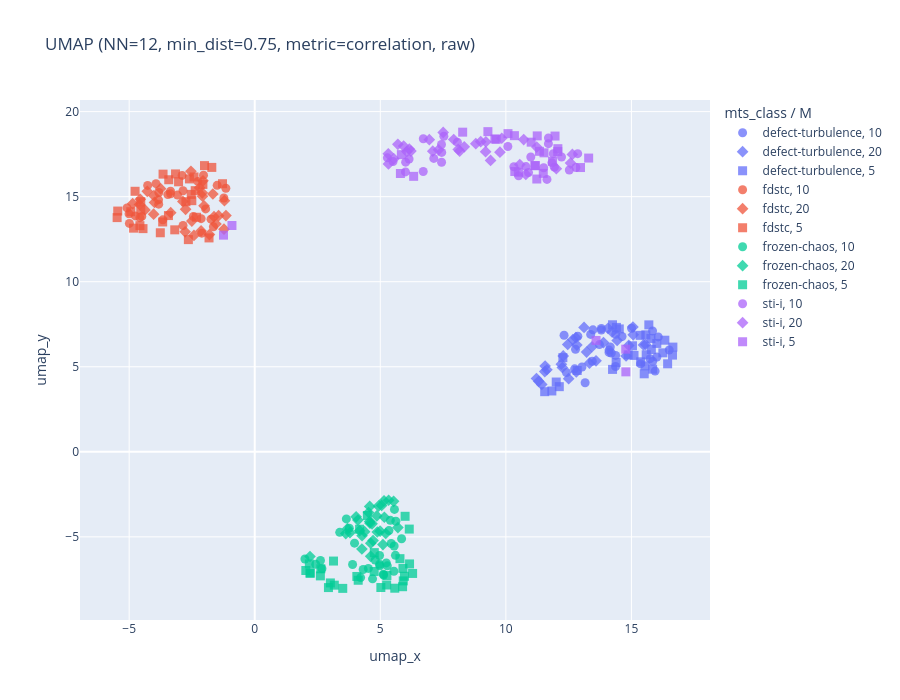

Here is the notebook cell this chart was saved with:
### Code cell
import plotly.express as px

# Interactive version of the chosen combo (emb_chosen / chosen_label from the cell above).
df_plot = meta_df.assign(
    umap_x=emb[:, 0],
    umap_y=emb[:, 1],
    M_str=meta_df["M"].astype(str),
    instance_str=meta_df["instance"].astype(str),
    dataset_paths_str=meta_df["dataset_paths"].astype(str),
)
fig = px.scatter(
    df_plot, x="umap_x", y="umap_y",
    color="mts_class",
    symbol="M_str",
    hover_data={
        "mts_class": True,
        "M": True,
        "T": True,
        "instance_str": True,
        "dataset_paths_str": False,
        "M_str": False,
        "umap_x": ":.2f",
        "umap_y": ":.2f",
    },
    title=f"UMAP (NN={n_neighbors}, min_dist={min_dist}, metric={metric}, {'scaled' if scaled else 'raw'})",
    width=900, height=700,
)
fig.update_traces(marker=dict(size=9, opacity=0.75))
fig.update_layout(legend=dict(title="mts_class / M"))
fig.show()

### Figure 1 — Plotly figure (JSON) as saved in the notebook; plotly's stock layout.template omitted (floating-point values rounded to 4 significant figures; data arrays with more than 128 entries replaced by an {"elided": "..."} marker saying what was removed)
{"data": [{"customdata": {"elided": "30x6 mixed values"}, "hovertemplate": "mts_class=%{customdata[0]}<br>umap_x=%{x:.2f}<br>umap_y=%{y:.2f}<br>M=%{customdata[1]}<br>T=%{customdata[2]}<br>instance_str=%{customdata[3]}<extra></extra>", "legendgroup": "defect-turbulence, 10", "marker": {"color": "#636efa", "opacity": 0.75, "size": 9, "symbol": "circle"}, "mode": "markers", "name": "defect-turbulence, 10", "orientation": "v", "showlegend": true, "type": "scatter", "x": [14.63, 13.44, 15.37, 15.94, 13.73, 14.2, 12.32, 14.16, 12.87, 13.47, 16.51, 12.77, 16.01, 15.0, 14.11, 15.84, 13.8, 13.8, 15.85, 16.07, 12.41, 12.74, 13.03, 13.38, 15.74, 14.11, 14.37, 14.37, 13.16, 14.38], "xaxis": "x", "y": [6.777, 5.32, 5.174, 4.744, 6.301, 5.806, 6.85, 6.159, 6.796, 7.172, 5.988, 6.022, 5.572, 7.266, 5.842, 7.099, 7.163, 7.248, 5.324, 6.756, 4.664, 4.878, 4.986, 6.902, 5.476, 5.98, 5.666, 5.017, 4.06, 6.906], "yaxis": "y"}, {"customdata": {"elided": "30x6 mixed values"}, "hovertemplate": "mts_class=%{customdata[0]}<br>umap_x=%{x:.2f}<br>umap_y=%{y:.2f}<br>M=%{customdata[1]}<br>T=%{customdata[2]}<br>instance_str=%{customdata[3]}<extra></extra>", "legendgroup": "defect-turbulence, 20", "marker": {"color": "#636efa", "opacity": 0.75, "size": 9, "symbol": "diamond"}, "mode": "markers", "name": "defect-turbulence, 20", "orientation": "v", "showlegend": true, "type": "scatter", "x": [12.46, 14.79, 13.43, 13.11, 12.5, 12.67, 12.28, 13.89, 12.79, 11.43, 14.89, 15.56, 15.06, 15.07, 14.43, 14.07, 13.22, 15.48, 12.83, 14.23, 11.63, 12.25, 13.59, 12.81, 11.31, 11.56, 12.21, 11.55, 11.22, 13.33], "xaxis": "x", "y": [6.307, 5.634, 6.175, 7.31, 4.302, 6.595, 5.639, 6.423, 6.711, 3.961, 6.256, 6.309, 7.336, 6.874, 6.542, 7.261, 5.863, 6.281, 6.274, 7.047, 4.824, 4.956, 5.347, 4.698, 4.141, 5.043, 5.15, 4.715, 4.31, 5.209], "yaxis": "y"}, {"customdata": {"elided": "30x6 mixed values"}, "hovertemplate": "mts_class=%{customdata[0]}<br>umap_x=%{x:.2f}<br>umap_y=%{y:.2f}<br>M=%{customdata[1]}<br>T=%{customdata[2]}<br>instance_str=%{customdata[3]}<extra></extra>", "legendgroup": "defect-turbulence, 5", "marker": {"color": "#636efa", "opacity": 0.75, "size": 9, "symbol": "square"}, "mode": "markers", "name": "defect-turbulence, 5", "orientation": "v", "showlegend": true, "type": "scatter", "x": [15.69, 16.65, 14.25, 14.25, 15.1, 16.01, 15.04, 16.33, 16.64, 12.27, 16.25, 16.44, 15.35, 14.52, 15.79, 15.37, 15.57, 14.4, 14.87, 15.78, 11.55, 12.01, 15.51, 12.13, 14.39, 15.59, 11.83, 15.54, 12.84, 15.84], "xaxis": "x", "y": [7.463, 6.155, 7.468, 4.844, 5.667, 6.371, 6.232, 6.561, 5.684, 5.535, 5.819, 5.174, 6.846, 7.224, 6.014, 5.29, 6.876, 7.314, 5.703, 6.664, 3.534, 4.102, 4.585, 3.829, 5.249, 5.706, 3.576, 5.051, 4.778, 4.858], "yaxis": "y"}, {"customdata": {"elided": "30x6 mixed values"}, "hovertemplate": "mts_class=%{customdata[0]}<br>umap_x=%{x:.2f}<br>umap_y=%{y:.2f}<br>M=%{customdata[1]}<br>T=%{customdata[2]}<br>instance_str=%{customdata[3]}<extra></extra>", "legendgroup": "fdstc, 10", "marker": {"color": "#EF553B", "opacity": 0.75, "size": 9, "symbol": "circle"}, "mode": "markers", "name": "fdstc, 10", "orientation": "v", "showlegend": true, "type": "scatter", "x": [-3.459, -2.892, -3.831, -2.856, -3.824, -2.04, -3.352, -3.661, -3.931, -3.075, -5.005, -4.573, -4.264, -4.498, -5.086, -3.352, -4.754, -2.265, -3.818, -4.992, -1.74, -1.151, -2.855, -2.134, -1.954, -2.441, -2.107, -1.646, -1.229, -1.495], "xaxis": "x", "y": [15.12, 16.25, 14.81, 15.35, 14.56, 16.26, 15.16, 13.64, 15.76, 15.09, 13.99, 13.76, 15.66, 13.84, 14.34, 15.32, 13.87, 15.9, 15.25, 13.43, 13.68, 15.5, 13.3, 13.71, 14.28, 13.84, 12.85, 13.23, 14.92, 15.66], "yaxis": "y"}, {"customdata": {"elided": "30x6 mixed values"}, "hovertemplate": "mts_class=%{customdata[0]}<br>umap_x=%{x:.2f}<br>umap_y=%{y:.2f}<br>M=%{customdata[1]}<br>T=%{customdata[2]}<br>instance_str=%{customdata[3]}<extra></extra>", "legendgroup": "fdstc, 20", "marker": {"color": "#EF553B", "opacity": 0.75, "size": 9, "symbol": "diamond"}, "mode": "markers", "name": "fdstc, 20", "orientation": "v", "showlegend": true, "type": "scatter", "x": [-2.019, -3.346, -1.667, -2.061, -2.504, -2.089, -2.752, -2.08, -2.198, -2.862, -4.026, -4.862, -4.558, -4.372, -4.278, -3.991, -2.541, -4.589, -4.015, -3.748, -2.136, -1.224, -1.622, -2.421, -1.804, -2.771, -1.544, -1.206, -1.438, -1.147], "xaxis": "x", "y": [14.46, 14.06, 15.16, 15.93, 13.57, 15.22, 14.26, 15.03, 15.52, 14.72, 13.97, 14.59, 14.84, 14.22, 15.32, 14.66, 16.49, 14.54, 15.06, 15.47, 12.99, 13.09, 13.82, 12.72, 12.77, 12.93, 13.39, 14.76, 13.88, 13.89], "yaxis": "y"}, {"customdata": {"elided": "30x6 mixed values"}, "hovertemplate": "mts_class=%{customdata[0]}<br>umap_x=%{x:.2f}<br>umap_y=%{y:.2f}<br>M=%{customdata[1]}<br>T=%{customdata[2]}<br>instance_str=%{customdata[3]}<extra></extra>", "legendgroup": "fdstc, 5", "marker": {"color": "#EF553B", "opacity": 0.75, "size": 9, "symbol": "square"}, "mode": "markers", "name": "fdstc, 5", "orientation": "v", "showlegend": true, "type": "scatter", "x": [-1.709, -5.456, -2.529, -3.435, -4.449, -2.741, -4.572, -2.37, -3.651, -4.936, -2.6, -2.418, -3.665, -3.033, -4.538, -5.48, -2.001, -4.764, -4.539, -3.424, -2.505, -1.821, -3.185, -3.154, -2.064, -2.317, -3.76, -4.824, -1.283, -2.642], "xaxis": "x", "y": [16.72, 14.15, 15.13, 13.89, 13.12, 14.7, 13.29, 15.35, 16.32, 14.11, 16.04, 16.16, 13.51, 15.87, 14.22, 13.77, 16.83, 15.32, 14.7, 15.99, 14.76, 12.57, 13.05, 16.34, 15.72, 13.79, 12.88, 13.15, 15.76, 12.47], "yaxis": "y"}, {"customdata": {"elided": "30x6 mixed values"}, "hovertemplate": "mts_class=%{customdata[0]}<br>umap_x=%{x:.2f}<br>umap_y=%{y:.2f}<br>M=%{customdata[1]}<br>T=%{customdata[2]}<br>instance_str=%{customdata[3]}<extra></extra>", "legendgroup": "frozen-chaos, 10", "marker": {"color": "#00cc96", "opacity": 0.75, "size": 9, "symbol": "circle"}, "mode": "markers", "name": "frozen-chaos, 10", "orientation": "v", "showlegend": true, "type": "scatter", "x": [4.796, 4.972, 3.384, 3.648, 4.692, 5.239, 5.279, 5.541, 5.133, 5.602, 3.765, 5.344, 3.974, 5.848, 4.983, 2.677, 4.524, 5.12, 4.971, 5.62, 5.551, 4.318, 5.434, 2.43, 2.618, 5.564, 1.998, 4.216, 3.896, 5.399], "xaxis": "x", "y": [-6.36, -6.614, -4.734, -3.947, -7.469, -6.533, -6.705, -7.02, -7.24, -6.086, -4.489, -4.631, -5.372, -5.11, -6.703, -6.869, -6.854, -7.193, -6.099, -4.081, -5.539, -6.921, -5.391, -6.615, -6.388, -3.386, -6.303, -7.393, -6.628, -4.031], "yaxis": "y"}, {"customdata": {"elided": "30x6 mixed values"}, "hovertemplate": "mts_class=%{customdata[0]}<br>umap_x=%{x:.2f}<br>umap_y=%{y:.2f}<br>M=%{customdata[1]}<br>T=%{customdata[2]}<br>instance_str=%{customdata[3]}<extra></extra>", "legendgroup": "frozen-chaos, 20", "marker": {"color": "#00cc96", "opacity": 0.75, "size": 9, "symbol": "diamond"}, "mode": "markers", "name": "frozen-chaos, 20", "orientation": "v", "showlegend": true, "type": "scatter", "x": [5.217, 2.2, 4.267, 4.861, 5.105, 4.274, 4.712, 4.992, 4.375, 3.792, 4.533, 4.578, 4.93, 4.108, 3.626, 5.529, 4.575, 5.332, 5.149, 4.178, 4.88, 5.162, 4.038, 4.589, 4.672, 3.696, 4.617, 5.055, 5.702, 4.621], "xaxis": "x", "y": [-4.803, -6.157, -5.716, -3.77, -5.456, -4.93, -5.221, -4.666, -4.698, -4.754, -3.569, -3.213, -3.191, -4.016, -4.808, -2.912, -4.103, -2.847, -2.879, -4.639, -4.715, -3.847, -3.825, -4.198, -4.236, -4.522, -6.145, -3.152, -4.457, -5.378], "yaxis": "y"}, {"customdata": {"elided": "30x6 mixed values"}, "hovertemplate": "mts_class=%{customdata[0]}<br>umap_x=%{x:.2f}<br>umap_y=%{y:.2f}<br>M=%{customdata[1]}<br>T=%{customdata[2]}<br>instance_str=%{customdata[3]}<extra></extra>", "legendgroup": "frozen-chaos, 5", "marker": {"color": "#00cc96", "opacity": 0.75, "size": 9, "symbol": "square"}, "mode": "markers", "name": "frozen-chaos, 5", "orientation": "v", "showlegend": true, "type": "scatter", "x": [4.484, 5.577, 4.176, 2.206, 4.757, 4.066, 4.761, 2.034, 5.902, 3.505, 5.023, 5.962, 5.263, 6.154, 5.888, 5.915, 5.253, 2.205, 2.633, 5.988, 6.165, 5.783, 6.287, 2.614, 4.12, 3.169, 3.012, 2.935, 3.138, 2.174], "xaxis": "x", "y": [-3.746, -8.02, -4.55, -7.121, -7.035, -7.329, -5.927, -6.977, -6.855, -8.029, -7.98, -7.318, -7.275, -4.543, -7.932, -7.589, -7.831, -7.142, -6.878, -3.792, -6.591, -6.282, -7.152, -7.296, -7.552, -7.84, -7.709, -7.982, -6.423, -6.592], "yaxis": "y"}, {"customdata": {"elided": "30x6 mixed values"}, "hovertemplate": "mts_class=%{customdata[0]}<br>umap_x=%{x:.2f}<br>umap_y=%{y:.2f}<br>M=%{customdata[1]}<br>T=%{customdata[2]}<br>instance_str=%{customdata[3]}<extra></extra>", "legendgroup": "sti-i, 10", "marker": {"color": "#ab63fa", "opacity": 0.75, "size": 9, "symbol": "circle"}, "mode": "markers", "name": "sti-i, 10", "orientation": "v", "showlegend": true, "type": "scatter", "x": [7.437, 7.441, 6.713, 10.99, 6.146, 6.01, 10.9, 7.445, 12.79, 11.93, 12.86, 10.08, 11.51, 6.709, 7.13, 11.69, 10.8, 11.64, 11.7, 11.89, 6.002, 7.531, 12.22, 8.07, 10.32, 12.53, 11.83, 5.283, 10.51, 5.508], "xaxis": "x", "y": [18.06, 17.03, 18.4, 17.33, 17.21, 17.03, 16.41, 17.6, 16.72, 16.73, 17.53, 17.95, 16.7, 16.48, 17.25, 18.12, 16.77, 16.01, 18.45, 17.53, 16.46, 18.55, 17.33, 18.21, 16.76, 16.57, 16.99, 17.28, 16.22, 17.07], "yaxis": "y"}, {"customdata": {"elided": "30x6 mixed values"}, "hovertemplate": "mts_class=%{customdata[0]}<br>umap_x=%{x:.2f}<br>umap_y=%{y:.2f}<br>M=%{customdata[1]}<br>T=%{customdata[2]}<br>instance_str=%{customdata[3]}<extra></extra>", "legendgroup": "sti-i, 20", "marker": {"color": "#ab63fa", "opacity": 0.75, "size": 9, "symbol": "diamond"}, "mode": "markers", "name": "sti-i, 20", "orientation": "v", "showlegend": true, "type": "scatter", "x": [12.01, 8.803, 6.155, 6.951, 12.58, 5.542, 6.055, 10.55, 8.343, 7.505, 11.23, 10.79, 7.09, 9.205, 10.71, 8.999, 8.161, 9.837, 9.764, 12.65, 9.391, 9.194, 7.923, 7.32, 8.104, 6.22, 5.699, 5.929, 5.318, 5.326], "xaxis": "x", "y": [16.65, 18.12, 17.8, 18.35, 16.97, 17.23, 17.65, 16.88, 17.93, 18.78, 17.91, 16.31, 17.68, 18.22, 18.36, 18.23, 17.68, 18.43, 17.61, 17.48, 17.13, 17.64, 18.36, 17.75, 17.77, 17.68, 18.08, 17.97, 17.52, 16.92], "yaxis": "y"}, {"customdata": {"elided": "30x6 mixed values"}, "hovertemplate": "mts_class=%{customdata[0]}<br>umap_x=%{x:.2f}<br>umap_y=%{y:.2f}<br>M=%{customdata[1]}<br>T=%{customdata[2]}<br>instance_str=%{customdata[3]}<extra></extra>", "legendgroup": "sti-i, 5", "marker": {"color": "#ab63fa", "opacity": 0.75, "size": 9, "symbol": "square"}, "mode": "markers", "name": "sti-i, 5", "orientation": "v", "showlegend": true, "type": "scatter", "x": [13.59, 12.07, 11.96, 12.97, 8.28, 11.01, 10.36, 11.49, 5.84, 10.09, 11.34, 11.25, 9.563, 11.52, 11.86, 9.285, 11.23, 9.615, 11.15, 10.34, -1.244, 14.77, 6.328, 14.78, -0.9074, 12.07, 11.18, 13.3, 10.5, 5.801], "xaxis": "x", "y": [6.546, 17.82, 18.56, 16.71, 18.79, 18.2, 16.48, 16.37, 17.47, 18.7, 17.67, 18.57, 18.39, 17.58, 17.08, 18.82, 16.04, 18.37, 16.82, 18.59, 12.74, 6.034, 16.19, 4.7, 13.3, 17.65, 16.83, 17.27, 16.44, 16.36], "yaxis": "y"}], "layout": {"height": 700, "legend": {"title": {"text": "mts_class / M"}, "tracegroupgap": 0}, "title": {"text": "UMAP (NN=12, min_dist=0.75, metric=correlation, raw)"}, "width": 900, "xaxis": {"anchor": "y", "domain": [0, 1], "title": {"text": "umap_x"}}, "yaxis": {"anchor": "x", "domain": [0, 1], "title": {"text": "umap_y"}}}}
